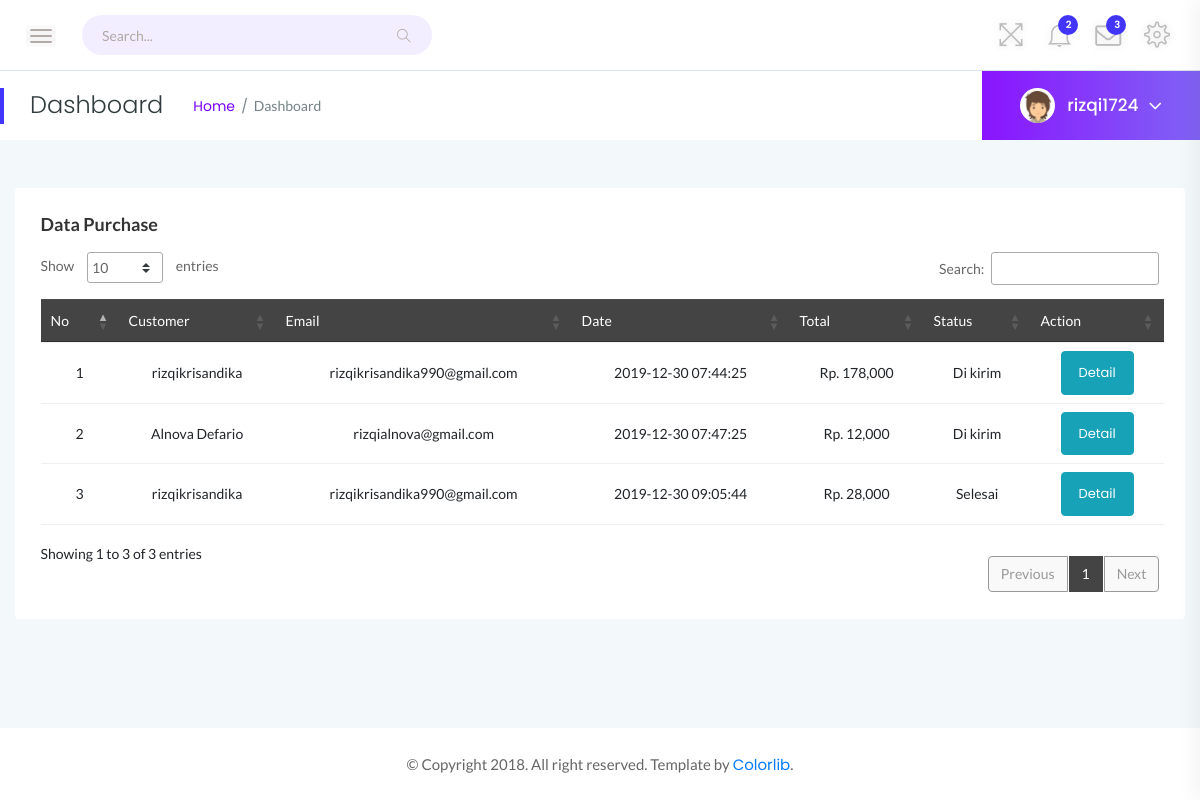
/ls/index.php?page=purchase (signed in), run on an earlier commit of the app's database.
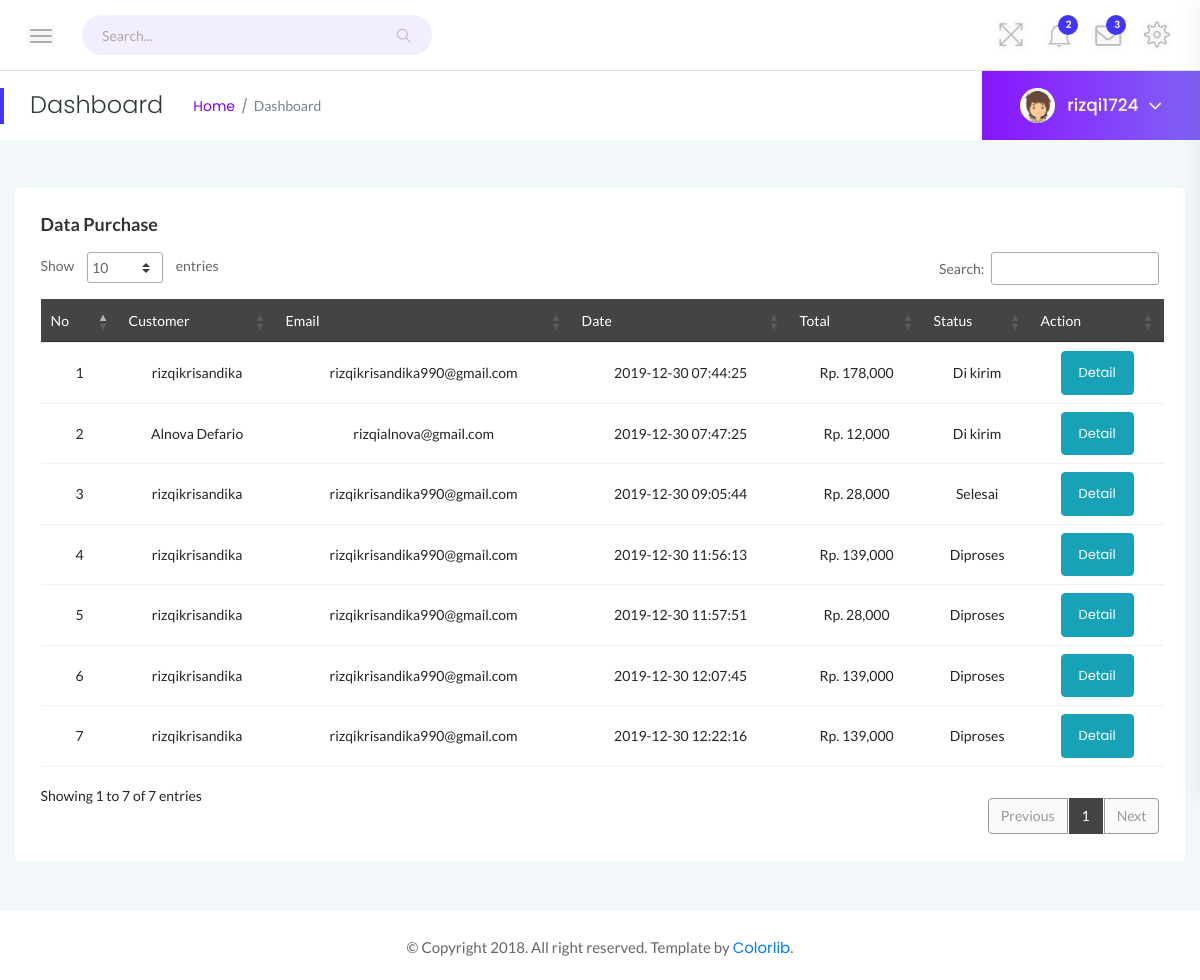
And on a later commit of the database.
### tables this page shows
CREATE TABLE `pembelian` (
  `id_pembelian` int(11) NOT NULL,
  `id_pelanggan` int(11) NOT NULL,
  `id_toko` int(11) NOT NULL,
  `tanggal_pembelian` timestamp NOT NULL DEFAULT current_timestamp(),
  `total_pembelian` int(11) NOT NULL,
  `status_pembelian` varchar(20) NOT NULL DEFAULT 'Diproses',
  `alamat_pembelian` varchar(255) NOT NULL
);

CREATE TABLE `pelanggan` (
  `id_pelanggan` int(11) NOT NULL,
  `nama` varchar(255) NOT NULL,
  `email` varchar(255) NOT NULL,
  `password` varchar(255) NOT NULL,
  `nohp` varchar(12) NOT NULL,
  `alamat` varchar(100) DEFAULT NULL,
  `gambar` varchar(255) DEFAULT NULL,
  `tanggal_daftar` datetime NOT NULL DEFAULT current_timestamp()
);

### ls/index.php (called while the page is built)
<?php
	include "content/index.php";
?>

### ls/layout/purchase.php (the view, shortened to what this page needs)
<!doctype html>
<html class="no-js" lang="en">
<body>
            <div class="main-content-inner">
                <div class="row">
                    <div class="col-12 mt-5">
                        <div class="card">
                            <div class="card-body">
                                <h4 class="header-title">Data Purchase</h4>
                                <div class="data-tables datatable-dark">
                                    <table id="dataTable3" class="text-center">
                                        <thead class="text-capitalize">
                                            <tr>
                                            <td>No</td>
                                            <td>Customer</td>
                                            <td>Email</td>
                                            <td>Date</td>
                                            <td>Total</td>
                                            <td>Status</td>
                                            <td>Action</td>
                                            </tr>
                                        </thead>
                                        <tbody>
                                        <?php
                                            $db = mysqli_query($koneksi,"select * from pembelian join pelanggan on pembelian.id_pelanggan=pelanggan.id_pelanggan");
                                            $mulai = 0;
                                            $no =$mulai+1;
                                            while ($pembelian = mysqli_fetch_assoc($db)) { ?>
                                                <tr>
                                                    <td><?php echo $no++ ?></td>
                                                    <td><?php echo $pembelian['nama'];?></td>
                                                    <td><?php echo $pembelian['email'];?></td>
                                                    <td><?php echo $pembelian['tanggal_pembelian'];?></td>
                                                    <td>Rp. <?php echo number_format($pembelian['total_pembelian']);?></td>
                                                    <td><?php echo $pembelian['status_pembelian'];?></td>
                                                    <td>
                                                    <?php if($pembelian['status_pembelian']=="Verifikasi"): ?>
                                                        <a href="index.php?page=detailpurchase&id=<?php echo $pembelian['id_pembelian'];?>" class="btn btn-info">Detail</a>
                                                        <a href="index.php?page=purchase-payment&id=<?php echo $pembelian['id_pembelian'];?>" class="btn btn-success">Payment</a>
                                                    <?php else: ?>
                                                        <a href="index.php?page=detailpurchase&id=<?php echo $pembelian['id_pembelian'];?>" class="btn btn-info">Detail</a>
                                                    <?php endif ?>
                                                    </td>
                                                </tr>
                                            <?php } ?>
                                        </tbody>
                                    </table>
                                </div>
                            </div>
                        </div>
                    </div>
                </div>
            </div>
        </div>
        <footer>
            <div class="footer-area">
                <p>© Copyright 2018. All right reserved. Template by <a href="https://colorlib.com/wp/">Colorlib</a>.</p>
            </div>
        </footer>
    </div>
</body>
</html>

What changed in the data, as far as the page shows it:
added pembelian: id_pelanggan.nama "rizqikrisandika", id_pelanggan.email "rizqikrisandika990@gmail.com", tanggal_pembelian "2019-12-30 11:56:13", total_pembelian "139,000", status_pembelian "Diproses"
added pembelian: id_pelanggan.nama "rizqikrisandika", id_pelanggan.email "rizqikrisandika990@gmail.com", tanggal_pembelian "2019-12-30 11:57:51", total_pembelian "28,000", status_pembelian "Diproses"
added pembelian: id_pelanggan.nama "rizqikrisandika", id_pelanggan.email "rizqikrisandika990@gmail.com", tanggal_pembelian "2019-12-30 12:07:45", total_pembelian "139,000", status_pembelian "Diproses"
added pembelian: id_pelanggan.nama "rizqikrisandika", id_pelanggan.email "rizqikrisandika990@gmail.com", tanggal_pembelian "2019-12-30 12:22:16", total_pembelian "139,000", status_pembelian "Diproses"
Also different on the page:
text written by a page script: "Show entries Search: Showing 1 to 3 of 3 entries Previous 1 Next" → "Show entries Search: Showing 1 to 7 of 7 entries Previous 1 Next"
